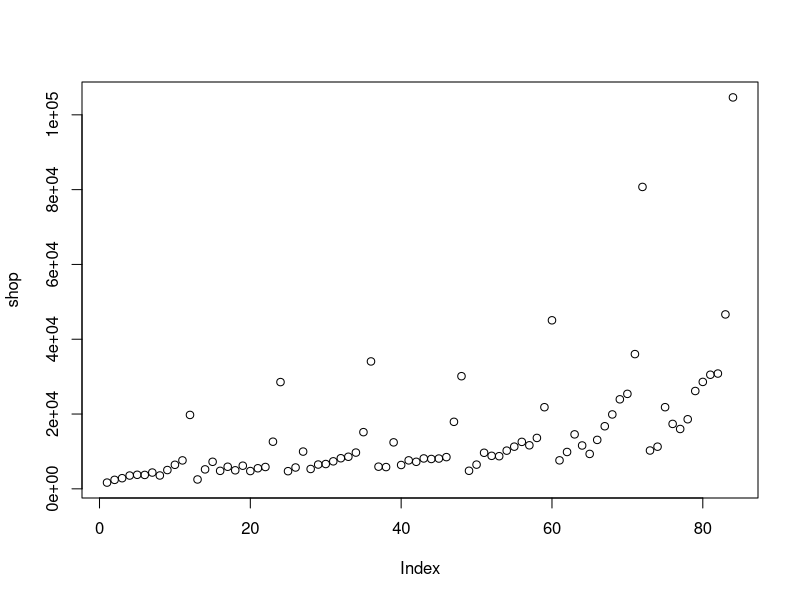
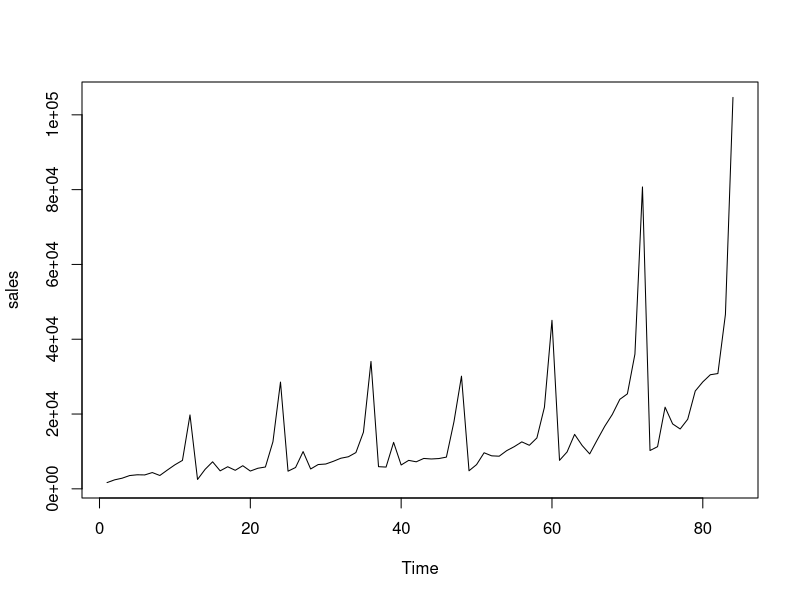
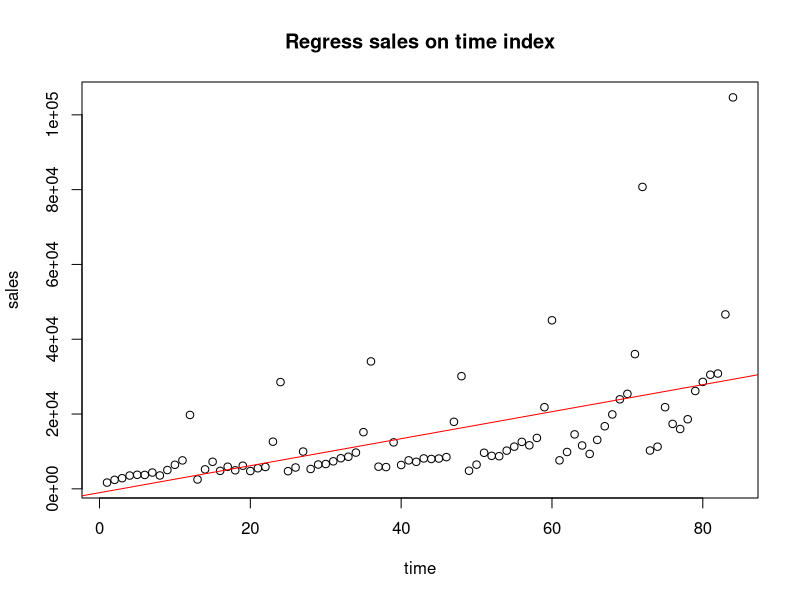
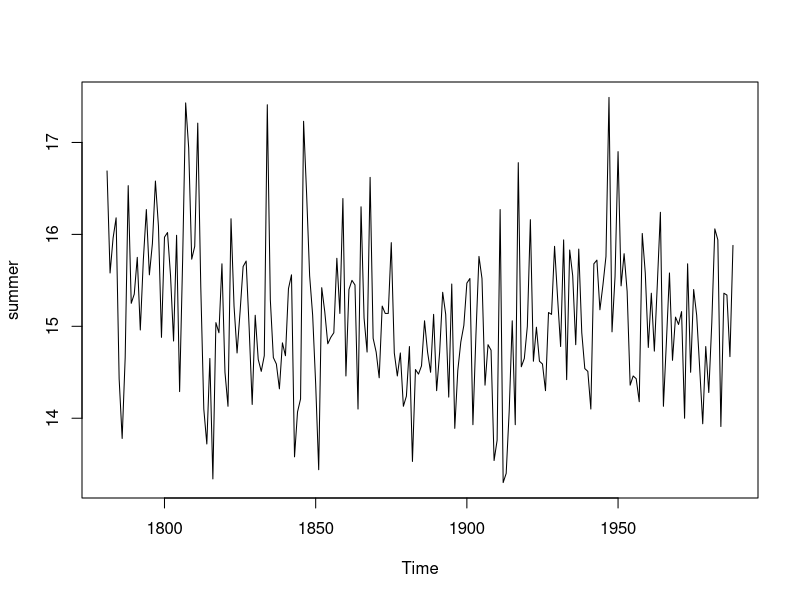
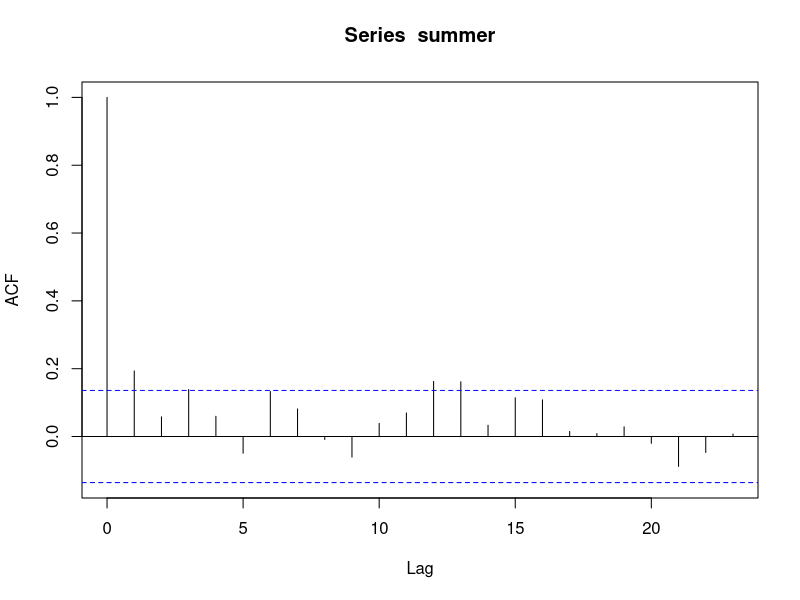
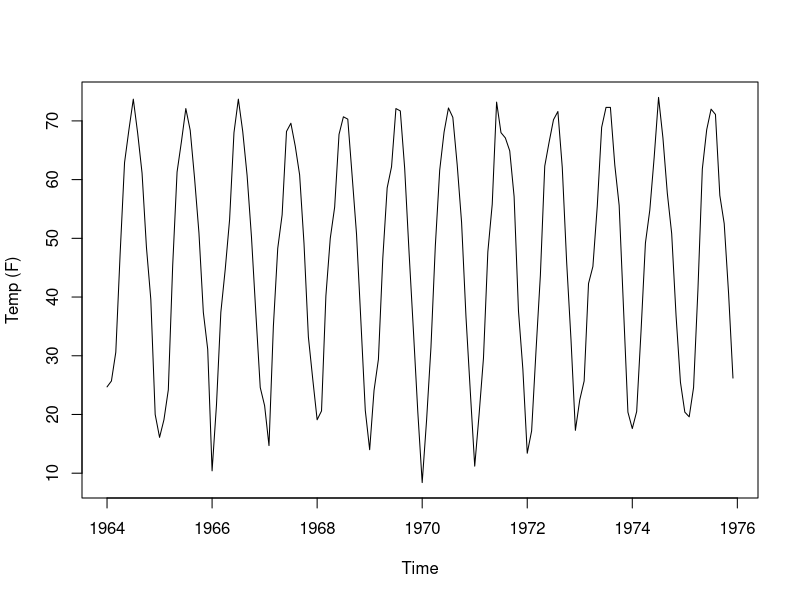
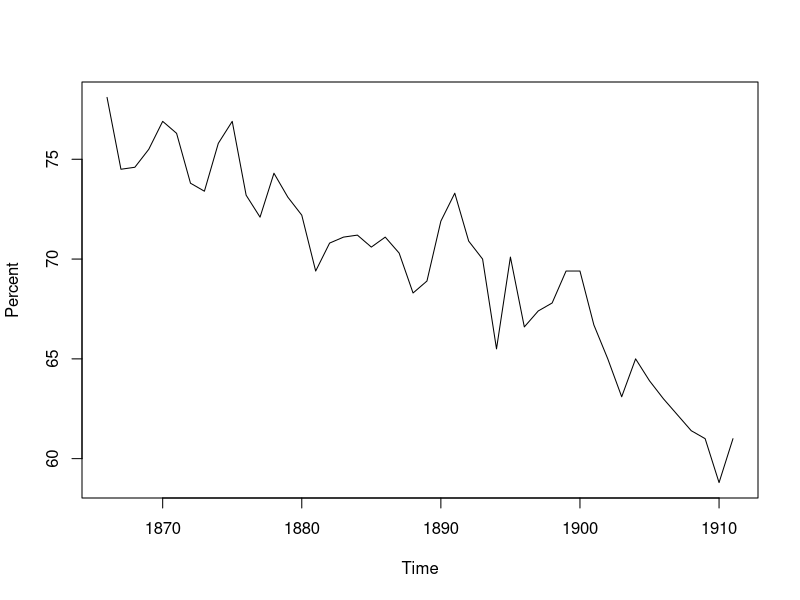
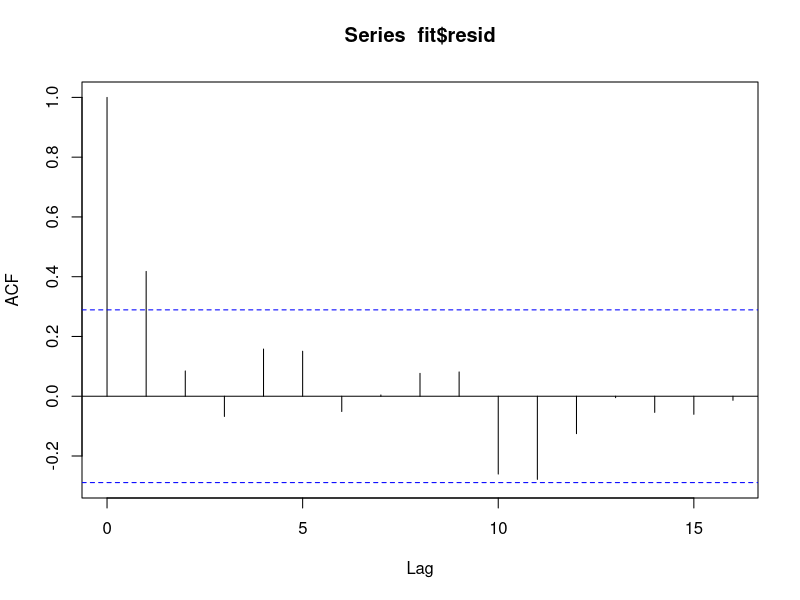

Reproduce these figures in R, in order.
##############
##Queensland##
##############

shop<-scan("souvenir.csv")
sales<-ts(shop)

pdf("shop.pdf")
plot(sales)
dev.off()

plot(shop)

time<-seq(1,84,1)

result<-lm(shop~time)

pdf("regress.pdf")
plot(shop~time, ylab="sales", main="Regress sales on time index")
abline(result, col="red")
dev.off()

#################
##Munich summer##
#################

summer<-scan("summer.dat", skip=1) ##skip the first line which is some description
summer<-ts(summer, start=1781) ##start tells what is the starting point

pdf("summer.pdf")
plot(summer)
dev.off()

pdf("summeracf.pdf")
acf(summer)
dev.off()

#######################
##Dubuque temperature##
#######################

dubuque<-scan("dubuque.dat", skip=2)

dubuque<-ts(dubuque, start=1964, frequency=12)

pdf("dubuque.pdf")
plot(dubuque,ylab="Temp (F)")
dev.off()

############
##Marriage##
############

marriage<-scan("yule2.dat",skip=12)
marriage<-ts(marriage, start=1866)


pdf("marriage.pdf")
plot(marriage, ylab="Percent")
dev.off()

time<-1866:(1865+length(marriage))

fit<-lm(marriage ~ time)

pdf("marriageacf.pdf")
acf(fit$resid)
dev.off()

#############
##IBM stock##
#############

ibm<-scan("dailyibm.dat", skip=1)
ibm<-ts(ibm)

pdf("ibm.pdf")
par(mfrow=c(1,2))
plot(ibm, main="Daily closing price", ylab="Price in dollars")
ibmreturn<-diff(log(ibm))
plot(ibmreturn, main="Daily returns", ylab="Returns")
dev.off()
